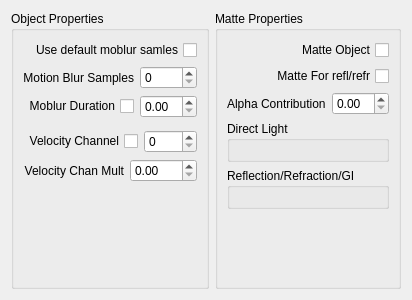
<?xml version="1.0" encoding="UTF-8"?>
<ui version="4.0">
 <class>Form</class>
 <widget class="QWidget" name="Form">
  <property name="geometry">
   <rect>
    <x>0</x>
    <y>0</y>
    <width>370</width>
    <height>300</height>
   </rect>
  </property>
  <property name="windowTitle">
   <string>Form</string>
  </property>
  <property name="layoutDirection">
   <enum>Qt::LeftToRight</enum>
  </property>
  <layout class="QHBoxLayout" name="horizontalLayout">
   <item>
    <layout class="QVBoxLayout" name="verticalLayout">
     <item>
      <widget class="QGroupBox" name="groupBox">
       <property name="title">
        <string>Object Properties</string>
       </property>
       <layout class="QVBoxLayout" name="verticalLayout_3">
        <item>
         <widget class="QCheckBox" name="use_def_mob_smpl">
          <property name="layoutDirection">
           <enum>Qt::RightToLeft</enum>
          </property>
          <property name="text">
           <string>Use default moblur samles</string>
          </property>
         </widget>
        </item>
        <item>
         <layout class="QHBoxLayout" name="horizontalLayout_2">
          <item>
           <widget class="QLabel" name="label">
            <property name="layoutDirection">
             <enum>Qt::RightToLeft</enum>
            </property>
            <property name="text">
             <string>Motion Blur Samples</string>
            </property>
            <property name="alignment">
             <set>Qt::AlignRight|Qt::AlignTrailing|Qt::AlignVCenter</set>
            </property>
           </widget>
          </item>
          <item>
           <widget class="QSpinBox" name="spinBox">
            <property name="layoutDirection">
             <enum>Qt::LeftToRight</enum>
            </property>
           </widget>
          </item>
         </layout>
        </item>
        <item>
         <layout class="QHBoxLayout" name="horizontalLayout_3">
          <item>
           <widget class="QCheckBox" name="checkBox_4">
            <property name="layoutDirection">
             <enum>Qt::RightToLeft</enum>
            </property>
            <property name="text">
             <string>Moblur Duration</string>
            </property>
           </widget>
          </item>
          <item>
           <widget class="QDoubleSpinBox" name="doubleSpinBox">
            <property name="layoutDirection">
             <enum>Qt::LeftToRight</enum>
            </property>
           </widget>
          </item>
         </layout>
        </item>
        <item>
         <widget class="Line" name="line">
          <property name="orientation">
           <enum>Qt::Vertical</enum>
          </property>
         </widget>
        </item>
        <item>
         <layout class="QHBoxLayout" name="horizontalLayout_5">
          <item>
           <widget class="QCheckBox" name="checkBox_5">
            <property name="layoutDirection">
             <enum>Qt::RightToLeft</enum>
            </property>
            <property name="text">
             <string>Velocity Channel</string>
            </property>
           </widget>
          </item>
          <item>
           <widget class="QSpinBox" name="spinBox_2">
            <property name="layoutDirection">
             <enum>Qt::LeftToRight</enum>
            </property>
           </widget>
          </item>
         </layout>
        </item>
        <item>
         <layout class="QHBoxLayout" name="horizontalLayout_6">
          <item>
           <widget class="QLabel" name="label_3">
            <property name="layoutDirection">
             <enum>Qt::RightToLeft</enum>
            </property>
            <property name="text">
             <string>Velocity Chan Mult</string>
            </property>
            <property name="alignment">
             <set>Qt::AlignRight|Qt::AlignTrailing|Qt::AlignVCenter</set>
            </property>
           </widget>
          </item>
          <item>
           <widget class="QDoubleSpinBox" name="doubleSpinBox_3">
            <property name="layoutDirection">
             <enum>Qt::LeftToRight</enum>
            </property>
           </widget>
          </item>
         </layout>
        </item>
        <item>
         <spacer name="verticalSpacer">
          <property name="orientation">
           <enum>Qt::Vertical</enum>
          </property>
          <property name="sizeHint" stdset="0">
           <size>
            <width>20</width>
            <height>40</height>
           </size>
          </property>
         </spacer>
        </item>
       </layout>
      </widget>
     </item>
    </layout>
   </item>
   <item>
    <layout class="QVBoxLayout" name="verticalLayout_2">
     <item>
      <widget class="QGroupBox" name="groupBox_2">
       <property name="title">
        <string>Matte Properties</string>
       </property>
       <layout class="QVBoxLayout" name="verticalLayout_4">
        <item>
         <widget class="QCheckBox" name="checkBox_2">
          <property name="layoutDirection">
           <enum>Qt::RightToLeft</enum>
          </property>
          <property name="text">
           <string>Matte Object</string>
          </property>
         </widget>
        </item>
        <item>
         <widget class="QCheckBox" name="checkBox_3">
          <property name="layoutDirection">
           <enum>Qt::RightToLeft</enum>
          </property>
          <property name="text">
           <string>Matte For refl/refr</string>
          </property>
         </widget>
        </item>
        <item>
         <layout class="QHBoxLayout" name="horizontalLayout_4">
          <item>
           <widget class="QLabel" name="label_2">
            <property name="text">
             <string>Alpha Contribution</string>
            </property>
           </widget>
          </item>
          <item>
           <widget class="QDoubleSpinBox" name="doubleSpinBox_2"/>
          </item>
         </layout>
        </item>
        <item>
         <widget class="QGroupBox" name="groupBox_3">
          <property name="title">
           <string>Direct Light</string>
          </property>
          <layout class="QVBoxLayout" name="verticalLayout_5">
           <item>
            <widget class="Line" name="line_2">
             <property name="orientation">
              <enum>Qt::Vertical</enum>
             </property>
            </widget>
           </item>
          </layout>
         </widget>
        </item>
        <item>
         <widget class="QGroupBox" name="groupBox_4">
          <property name="title">
           <string>Reflection/Refraction/GI</string>
          </property>
          <layout class="QVBoxLayout" name="verticalLayout_6">
           <item>
            <widget class="Line" name="line_3">
             <property name="orientation">
              <enum>Qt::Vertical</enum>
             </property>
            </widget>
           </item>
          </layout>
         </widget>
        </item>
        <item>
         <spacer name="verticalSpacer_2">
          <property name="orientation">
           <enum>Qt::Vertical</enum>
          </property>
          <property name="sizeHint" stdset="0">
           <size>
            <width>20</width>
            <height>40</height>
           </size>
          </property>
         </spacer>
        </item>
       </layout>
      </widget>
     </item>
    </layout>
   </item>
  </layout>
 </widget>
 <resources/>
 <connections/>
</ui>
